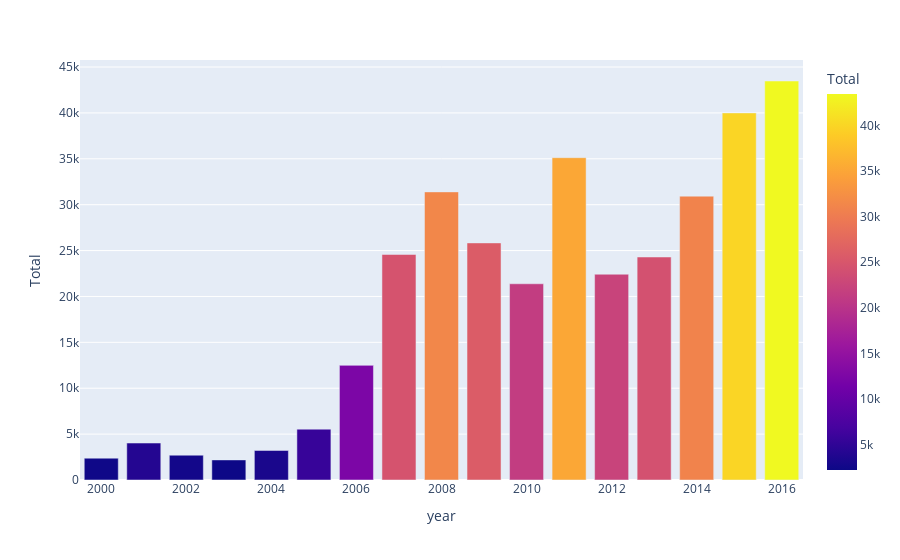

The cell this chart's notebook holds for it:
### Code cell
fig = px.bar(total_FDI_peryear, x='year', y='Total',color='Total')
fig.show()

### Figure 1 — Plotly figure (JSON) as saved in the notebook; plotly's stock layout.template omitted (floating-point values rounded to 4 significant figures)
{"data": [{"alignmentgroup": "True", "hovertemplate": "year=%{x}<br>Total=%{marker.color}<extra></extra>", "legendgroup": "", "marker": {"color": [2379.0, 4028.0, 2704.0, 2188.0, 3219.0, 5540.0, 12490.0, 24580.0, 31400.0, 25830.0, 21380.0, 35120.0, 22420.0, 24300.0, 30930.0, 40000.0, 43480.0], "coloraxis": "coloraxis"}, "name": "", "offsetgroup": "", "orientation": "v", "showlegend": false, "textposition": "auto", "type": "bar", "x": ["2000", "2001", "2002", "2003", "2004", "2005", "2006", "2007", "2008", "2009", "2010", "2011", "2012", "2013", "2014", "2015", "2016"], "xaxis": "x", "y": [2379.0, 4028.0, 2704.0, 2188.0, 3219.0, 5540.0, 12490.0, 24580.0, 31400.0, 25830.0, 21380.0, 35120.0, 22420.0, 24300.0, 30930.0, 40000.0, 43480.0], "yaxis": "y"}], "layout": {"barmode": "relative", "coloraxis": {"colorbar": {"title": {"text": "Total"}}, "colorscale": [[0, "#0d0887"], [0.1111, "#46039f"], [0.2222, "#7201a8"], [0.3333, "#9c179e"], [0.4444, "#bd3786"], [0.5556, "#d8576b"], [0.6667, "#ed7953"], [0.7778, "#fb9f3a"], [0.8889, "#fdca26"], [1, "#f0f921"]]}, "legend": {"tracegroupgap": 0}, "margin": {"t": 60}, "xaxis": {"anchor": "y", "domain": [0, 1], "title": {"text": "year"}}, "yaxis": {"anchor": "x", "domain": [0, 1], "title": {"text": "Total"}}}}
